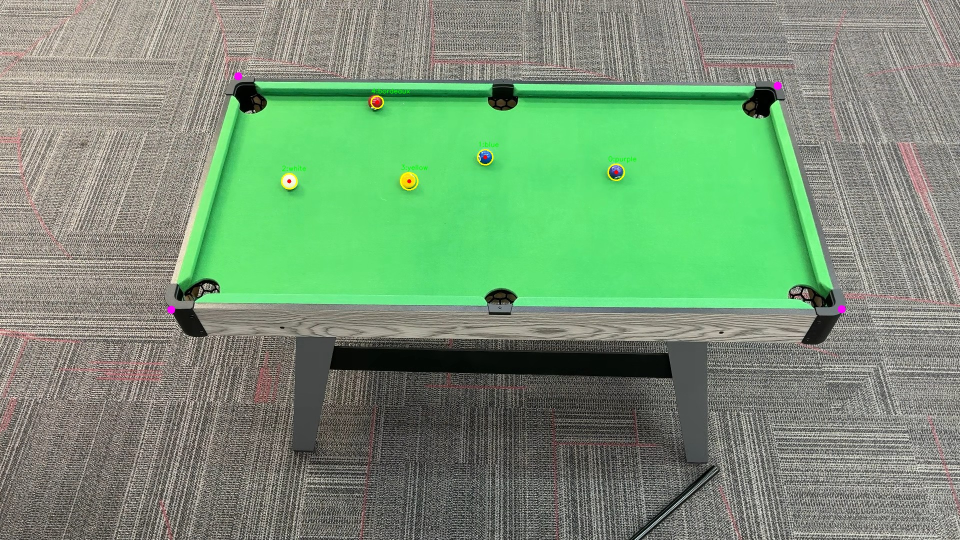
#> input picture runs/2026-02-23_11-01-49/debug/capture_20260223_110750_hough_test.jpeg, 1920 x 1080 px (shown at 1/2 size)
$ python -i billiards_calibration_merged.py   (imports and definitions only)
#> lines starting #> are read from the running program, lines starting #| are printed output that depends on the picture; after the words box and inside, x2 and y2 are one past the last pixel; in counts of white or black regions, pixels touching at a corner belong together
#> further down, picture is the input picture: shape (1080, 1920, 3); mean B, G, R 117.2, 148.9, 119.3
"""
BILLIARDS PROJECTION SYSTEM - COMPLETE CALIBRATION TOOLKIT
All-in-one merged file containing all components for projector calibration

This file contains:
- Configuration settings
- Pattern generation (colored circles, checkerboard, test patterns)
- Circle detection algorithms
- Camera calibration (manual 4-point)
- Projector calibration (colored circles and checkerboard methods)
- Detection testing tools
- Calibration verification
- Component tests
- Main menu system

Usage:
    python billiards_calibration_merged.py
"""

# ============================================================================
# IMPORTS
# ============================================================================

import cv2
import numpy as np
import colorsys
import os
import time
from typing import Tuple, List, Dict, Optional


# ============================================================================
# CONFIGURATION
# ============================================================================

# Hardware settings
CAMERA_INDEX = 0
PROJECTOR_WIDTH = 1920
PROJECTOR_HEIGHT = 1080
MAIN_MONITOR_WIDTH = 1920  # Your laptop/main screen width (for window positioning)

# Calibration pattern settings - will try multiple configurations
PATTERN_CONFIGS = [
    {'rows': 4, 'cols': 6, 'radius': 40, 'margin': 50},   # First try: 24 circles
    {'rows': 3, 'cols': 5, 'radius': 50, 'margin': 80},   # Second try: 15 circles, larger
    {'rows': 5, 'cols': 7, 'radius': 35, 'margin': 40},   # Third try: 35 circles, smaller
    {'rows': 3, 'cols': 4, 'radius': 60, 'margin': 100},  # Fourth try: 12 circles, very large
]

INVERT_PATTERN = True  # Black circles on white = brighter projection

# Detection settings
MIN_CIRCLE_RADIUS = 8
MAX_CIRCLE_RADIUS = 100
MIN_REQUIRED_MATCHES = 12  # Minimum circles needed for calibration

# Table dimensions (in cm or any unit)
TABLE_WIDTH_CM = 122.0
TABLE_HEIGHT_CM = 61.0

# Table boundary margin (in table coordinates) - reject circles near edge
TABLE_MARGIN_CM = 5.0

# Calibration data storage
CAMERA_CALIB_FILE = 'data/calibration/camera_homography.npy'
PROJECTOR_CALIB_FILE = 'data/calibration/projector_homography.npy'


# ============================================================================
# PATTERN GENERATOR
# ============================================================================

class PatternGenerator:
    # [94 lines left out: functions __init__, generate_unique_colors, generate_colored_circle_grid, generate_test_pattern, not called in this run]


# ============================================================================
# CIRCLE DETECTOR
# ============================================================================

class CircleDetector:
    def __init__(self, min_radius: int = MIN_CIRCLE_RADIUS,
                 max_radius: int = MAX_CIRCLE_RADIUS):
        self.min_radius = min_radius
        self.max_radius = max_radius

    def detect_colored_circles(self, image: np.ndarray,
                               invert: bool = INVERT_PATTERN) -> List[Tuple[Tuple[float, float], Tuple[int, int, int]]]:
        """
        Detect circles and extract their colors

        Returns:
            List of ((x, y), (B, G, R)) tuples
        """
#> called with invert = True
        # Convert to grayscale for circle detection
        gray = cv2.cvtColor(image, cv2.COLOR_BGR2GRAY)
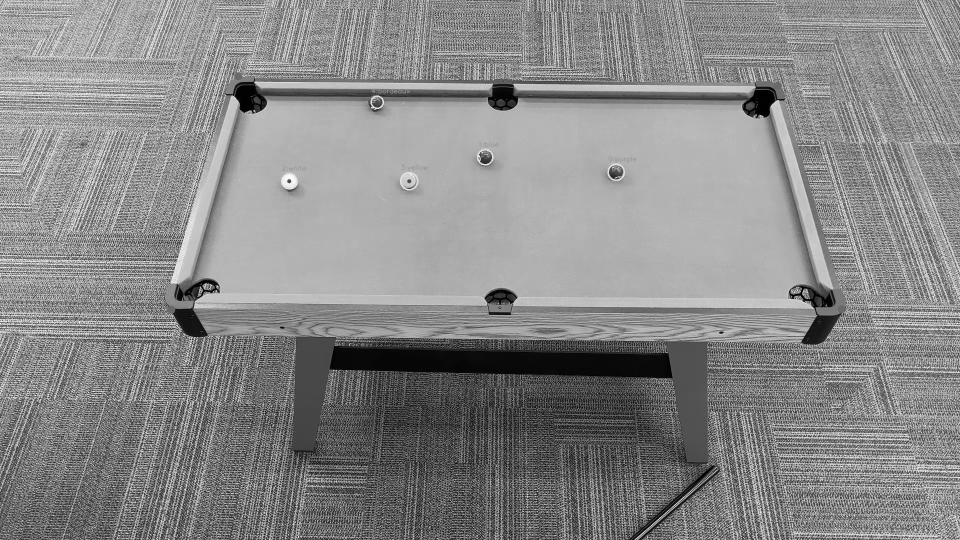
#> gray: shape (1080, 1920) (shown at 1/2 size); min 0, max 255, mean 136.5

        # Adaptive threshold
        if invert:
            binary = cv2.adaptiveThreshold(gray, 255, cv2.ADAPTIVE_THRESH_GAUSSIAN_C,
                                          cv2.THRESH_BINARY_INV, 51, 10)
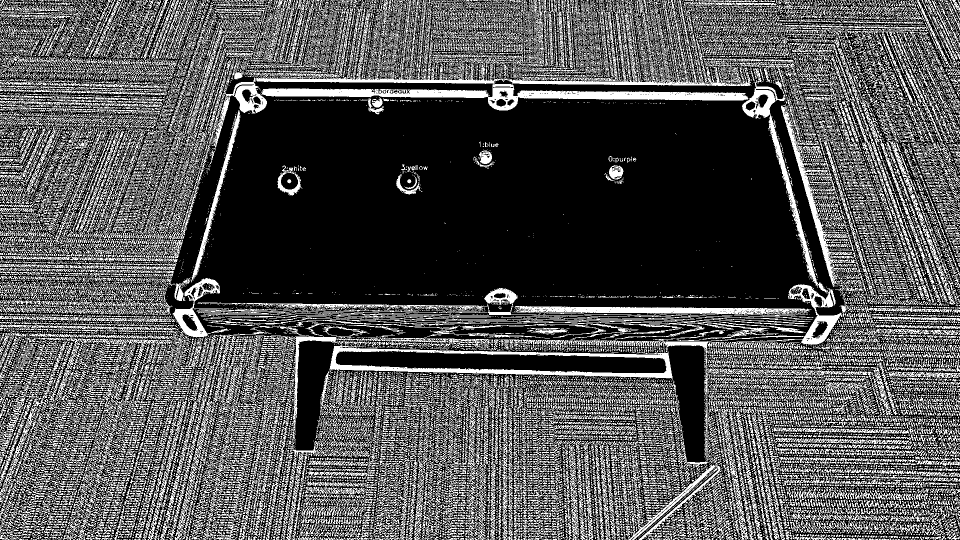
#> binary: shape (1080, 1920) (shown at 1/2 size); 33% white in thin lines or dots
        else:
            binary = cv2.adaptiveThreshold(gray, 255, cv2.ADAPTIVE_THRESH_GAUSSIAN_C,
                                          cv2.THRESH_BINARY, 51, -10)

        # Morphological cleanup
        kernel = np.ones((3, 3), np.uint8)
        binary = cv2.morphologyEx(binary, cv2.MORPH_OPEN, kernel)
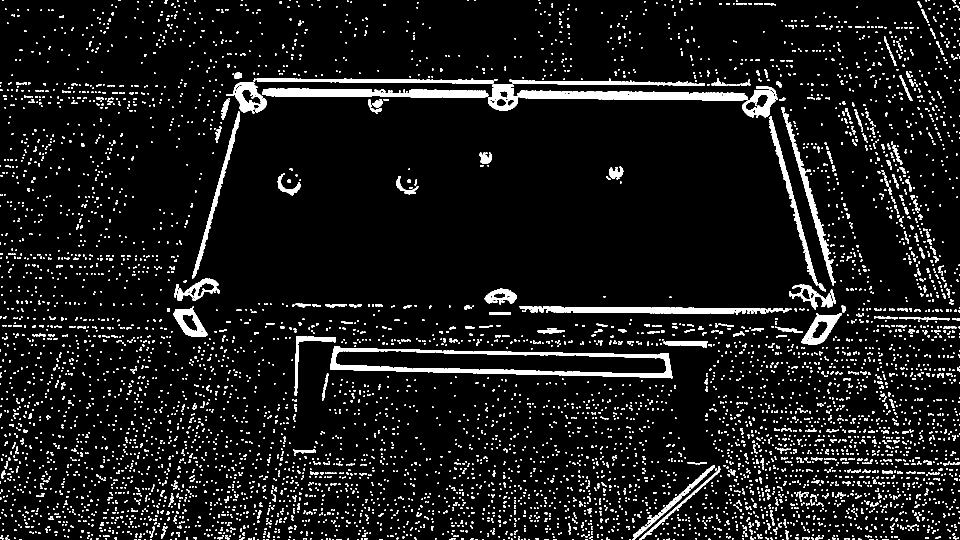
#> binary: shape (1080, 1920) (shown at 1/2 size); 7.4% white; 6490 white regions (5544 under 20 px), largest, box (x1, y1, x2, y2) and area: (524, 175, 1496, 221) 14654, (660, 692, 1108, 750) 5302, (885, 701, 1345, 757) 4973
        binary = cv2.morphologyEx(binary, cv2.MORPH_CLOSE, kernel)
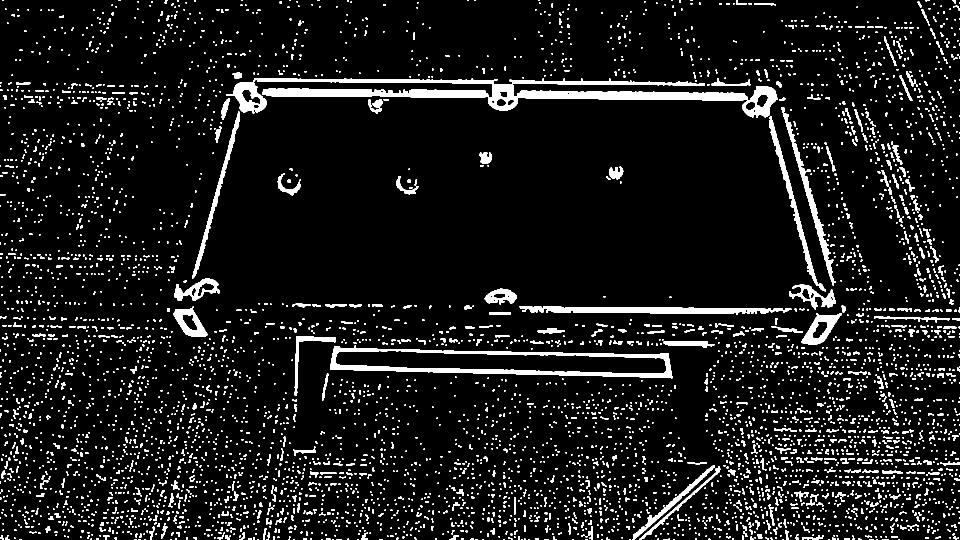
#> binary: shape (1080, 1920) (shown at 1/2 size); 7.8% white; 5027 white regions (3663 under 20 px)

        # Find contours
        contours, _ = cv2.findContours(binary, cv2.RETR_EXTERNAL,
                                       cv2.CHAIN_APPROX_SIMPLE)
#> contours = 5027 contours, 4361 with area under 20; largest, box (x1, y1, x2, y2) and area: (660, 691, 1345, 757) 29750, (452, 156, 1555, 236) 25264, (1039, 612, 1583, 629) 5031, (1562, 214, 1672, 571) 3047, (1538, 232, 1652, 583) 2731

        circles = []

        for contour in contours:
            area = cv2.contourArea(contour)

            # Filter by area
            min_area = np.pi * self.min_radius ** 2
            max_area = np.pi * self.max_radius ** 2

            if min_area < area < max_area:
                # Check circularity
                perimeter = cv2.arcLength(contour, True)
                if perimeter > 0:
                    circularity = 4 * np.pi * area / (perimeter ** 2)

                    if circularity > 0.5:  # Reasonably circular
                        # Calculate centroid
                        M = cv2.moments(contour)
                        if M['m00'] > 0:
                            cx = M['m10'] / M['m00']
                            cy = M['m01'] / M['m00']

                            # Extract color at center
                            color = self.extract_circle_color(image, (cx, cy), contour)

                            if color is not None:
                                circles.append(((cx, cy), color))
#> this loop made 5027 passes
#> (area, perimeter, circularity, cx, cy, color) on passes 3533, 3566: (2540, 250.3, 0.509, 1640.2, 658.2, (25, 28, 27)), (2324.5, 220.4, 0.601, 379.3, 645.3, (17, 21, 21))
#> (area, perimeter, circularity) on passes 1504, 1517, 3189, 3237, 3325, 3410: (880, 497.6, 0.0447), (1572, 518.3, 0.0735), (29750, 1486.9, 0.169), (691.5, 225.2, 0.171), (1107, 401.6, 0.0863), (287, 127, 0.224)
#> after the loop, circles = [((1640.2, 658.2), (25, 28, 27)), ((379.3, 645.3), (17, 21, 21))]

        return circles

    def extract_circle_color(self, image: np.ndarray,
                            center: Tuple[float, float],
                            contour: np.ndarray) -> Tuple[int, int, int]:
        """
        Extract the dominant color of a circle
        """
        # Create mask for this circle
        mask = np.zeros(image.shape[:2], dtype=np.uint8)
        cv2.drawContours(mask, [contour], -1, 255, -1)

        # Get mean color within circle
        mean_color = cv2.mean(image, mask=mask)[:3]

        return (int(mean_color[0]), int(mean_color[1]), int(mean_color[2]))

    # [46 lines left out: functions match_circles_by_color, visualize_colored_detection, not called in this run]


# ============================================================================
# MANUAL CAMERA CALIBRATOR
# ============================================================================

class ManualCameraCalibrator:
    # [8 lines left out: function __init__, not called in this run]

    def distance(self, p1, p2):
        """Euclidean distance between two points"""
        return np.sqrt((p1[0] - p2[0])**2 + (p1[1] - p2[1])**2)

    # [163 lines left out: functions find_closest_point, mouse_callback, calibrate, save, load, not called in this run]


# ============================================================================
# DETECTION TESTER
# ============================================================================

class DetectionTester:
    # [286 lines left out: functions __init__, load_camera_calibration, setup_projector_window, get_table_boundary_in_camera, warp_to_table_view, transform_to_table and 2 more, not called in this run]


# ============================================================================
# PROJECTOR CALIBRATOR
# ============================================================================

class ProjectorCalibrator:
    # [241 lines left out: functions __init__, setup_projector_window, is_point_in_table, filter_points_by_table, capture_best_frame, try_calibration_pattern and 3 more, not called in this run]


# ============================================================================
# CHECKERBOARD CALIBRATOR
# ============================================================================

class CheckerboardCalibrator:
    # [220 lines left out: functions __init__, setup_projector_window, generate_checkerboard, is_point_in_table, calibrate, save, not called in this run]


# ============================================================================
# CALIBRATION VERIFIER
# ============================================================================

class CalibrationVerifier:
    # [694 lines left out: functions __init__, load_calibrations, setup_projector_window, table_to_projector, camera_to_table, generate_table_grid and 18 more, not called in this run]


# [11 lines not run here, left out]

>>> import cv2
>>> picture = cv2.imread('runs/2026-02-23_11-01-49/debug/capture_20260223_110750_hough_test.jpeg')
>>> result = CircleDetector().detect_colored_circles(picture)
#> result has the same summary as circles in detect_colored_circles
